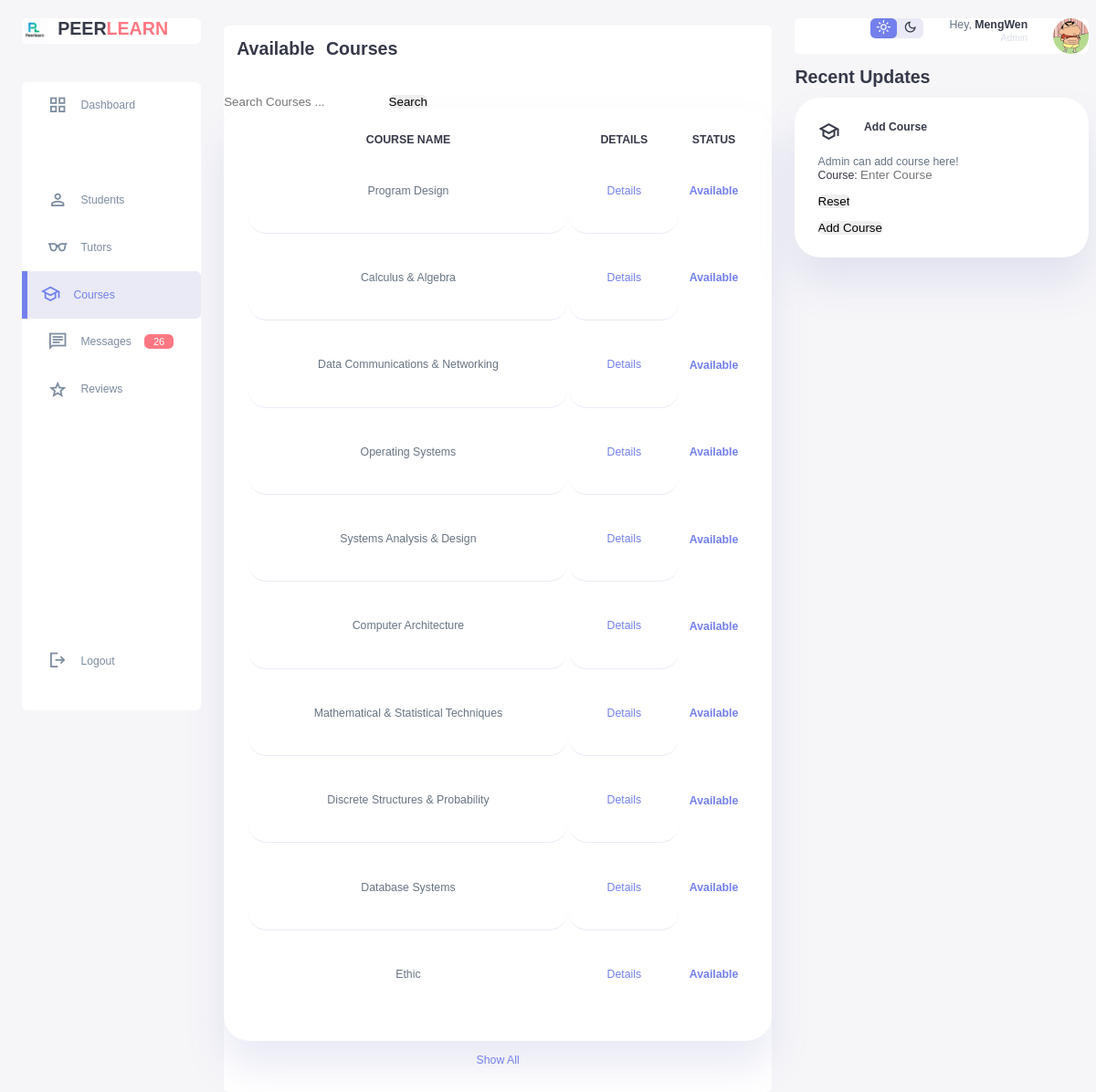
Page /admin_course.php on the earlier database version.
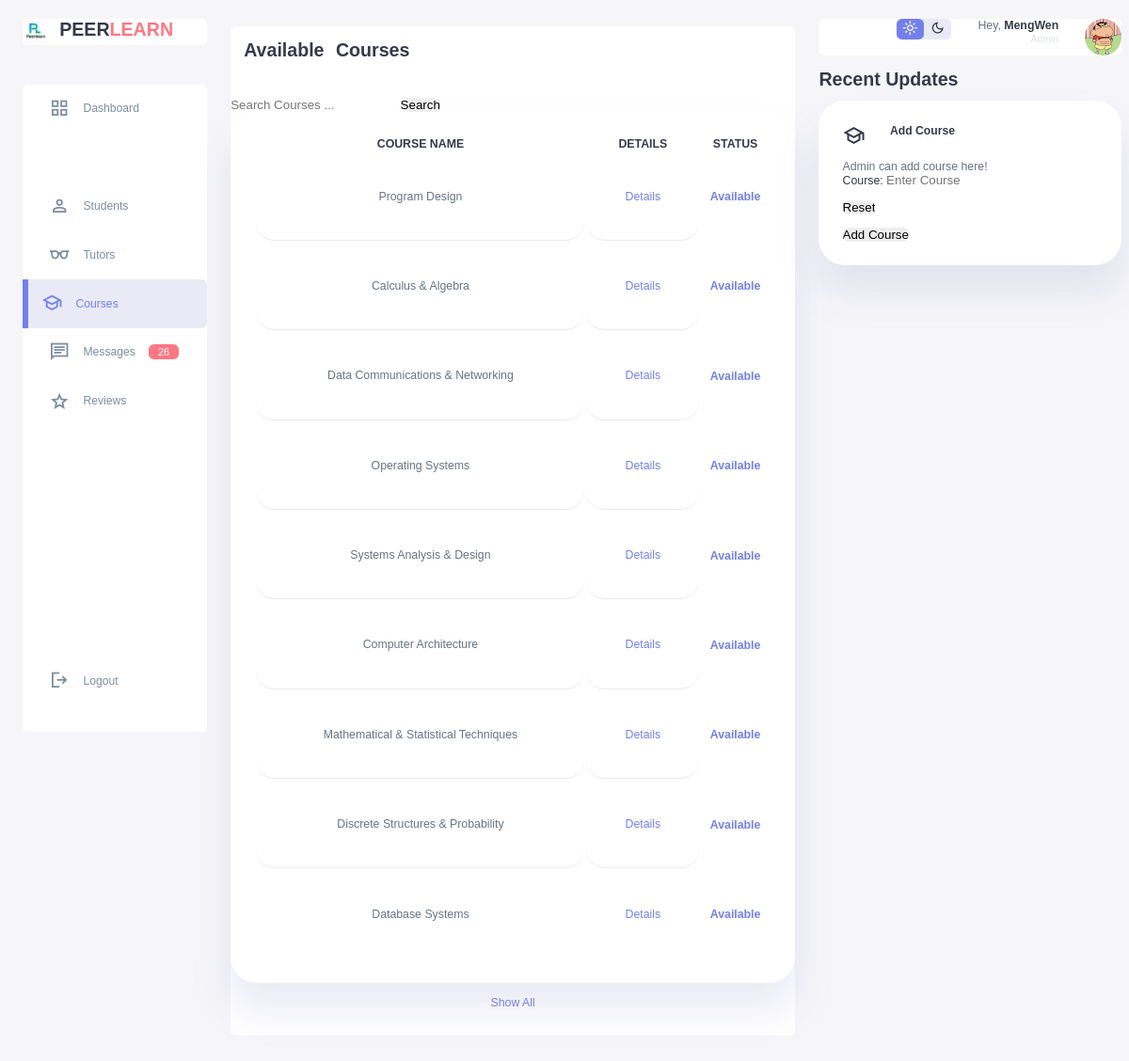
Same page on the later database version.
### tables this page shows
CREATE TABLE `course` (
  `id` int(11) NOT NULL,
  `course_name` varchar(100) NOT NULL,
  `details` text DEFAULT NULL,
  `status` enum('active','inactive') DEFAULT 'active',
  `created_at` timestamp NOT NULL DEFAULT current_timestamp(),
  `updated_at` timestamp NOT NULL DEFAULT current_timestamp() ON UPDATE current_timestamp()
);

### admin_course.php (the view, shortened to what the changed rows need)
<!DOCTYPE html>
<html lang="en">
<head>
    <link rel="stylesheet" href="studentstyle.css">
</head>
<body>
    <div class="container">
        <aside>
            <div class="top">
                <div class="logo">
                    <h2>PEER<span class="danger">LEARN</span></h2>
                </div>
            </div>
        </aside>
        <main>
            <div class="current_students">
                <h2>Available Courses</h2>
                 <di style="margin-left: 500px ; padding:100px;">
                <table>
                    <thead>
                        <tr>
                            <th>COURSE NAME</th>
                            <th>DETAILS</th>
                            <th>STATUS</th>
                        </tr>
                    </thead>
                    <tbody>
                        <?php
                        $servername = "localhost";
                        $username = "root";
                        $password = "";
                        $dbname = "peer_tutoring_platform";
                        $conn = new mysqli($servername, $username, $password, $dbname);
                        $sql = "SELECT * FROM course";
                        $result = $conn->query($sql);
                        if ($result->num_rows > 0) {
                            while($row = $result->fetch_assoc()) {
                                echo "<tr>
                                    <td>".htmlspecialchars($row["course_name"])."</td>
                                     <td>
                                    <a href='course_details.php?id=".$row["id"]."' class='details-btn'>Details</a>
                                    </td>
                                    <th>
                                        <a>Available</a>
                                    </th>
                                </tr>";
                            }
                        } else {
                            $no_results_message = isset($_GET['search']) ?
                                "No courses found matching '".htmlspecialchars($_GET['my_search'])."'" :
                                "No courses found";
                            echo "<tr><td colspan='4'>$no_results_message</td></tr>";
                        }
                        ?>
                    </tbody>
                </table>
            </div>
        </main>
        <div class="right">
            <div class="recent-updates">
                <h2>Recent Updates</h2>
</body>
</html>

Differences in the rows shown:
removed course: course_name "Ethic"
